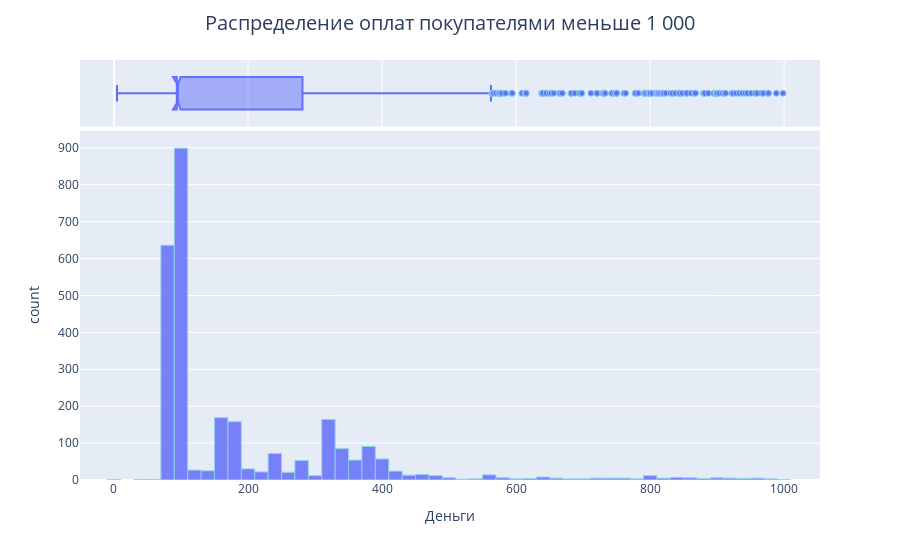

The notebook cell saved with this chart:
### Code cell
fig = px.histogram(rfm[rfm['Деньги']<1000], x='Деньги', opacity=0.85, marginal='box')
fig.update_traces(marker=dict(line=dict(color='skyblue', width=1)))
fig.update_layout(title_text='Распределение оплат покупателями меньше 1 000',
                  title_x=0.5, title_font=dict(size=20))
fig.show()

### Figure 1 — Plotly figure (JSON) as saved in the notebook; plotly's stock layout.template omitted (floating-point values rounded to 4 significant figures; data arrays with more than 128 entries replaced by an {"elided": "..."} marker saying what was removed)
{"data": [{"alignmentgroup": "True", "bingroup": "x", "hovertemplate": "Деньги=%{x}<br>count=%{y}<extra></extra>", "legendgroup": "", "marker": {"color": "#636efa", "line": {"color": "skyblue", "width": 1}, "opacity": 0.85, "pattern": {"shape": ""}}, "name": "", "offsetgroup": "", "orientation": "v", "showlegend": false, "type": "histogram", "x": {"elided": "2775 float values"}, "xaxis": "x", "yaxis": "y"}, {"alignmentgroup": "True", "hovertemplate": "Деньги=%{x}<extra></extra>", "legendgroup": "", "marker": {"color": "#636efa", "line": {"color": "skyblue", "width": 1}}, "name": "", "notched": true, "offsetgroup": "", "showlegend": false, "type": "box", "x": {"elided": "2775 float values"}, "xaxis": "x2", "yaxis": "y2"}], "layout": {"barmode": "relative", "legend": {"tracegroupgap": 0}, "margin": {"t": 60}, "title": {"font": {"size": 20}, "text": "Распределение оплат покупателями меньше 1 000", "x": 0.5}, "xaxis": {"anchor": "y", "domain": [0, 1], "title": {"text": "Деньги"}}, "xaxis2": {"anchor": "y2", "domain": [0, 1], "matches": "x", "showgrid": true, "showticklabels": false}, "yaxis": {"anchor": "x", "domain": [0, 0.8316], "title": {"text": "count"}}, "yaxis2": {"anchor": "x2", "domain": [0.8416, 1], "matches": "y2", "showgrid": false, "showline": false, "showticklabels": false, "ticks": ""}}}
